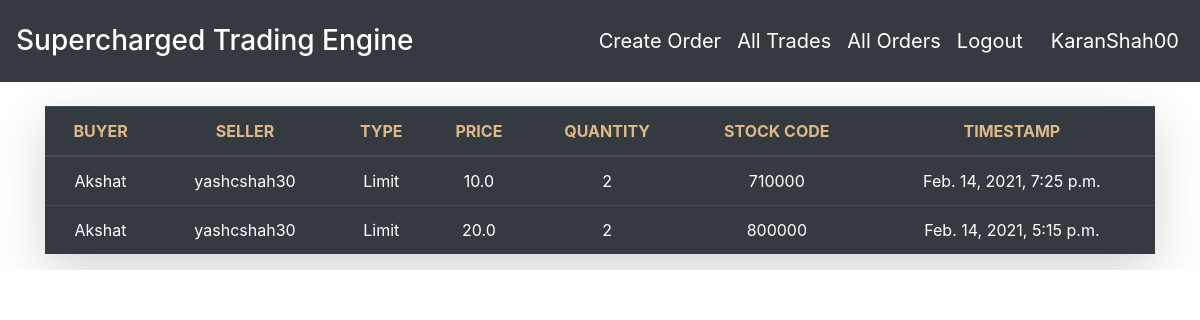
Page /trades/ (signed in) on the committed database.
### orders/models.py (models this page shows, shortened)
class Trade(models.Model):
    buyer = models.ForeignKey(User, on_delete=models.CASCADE, related_name='buyer_user')
    seller = models.ForeignKey(User, on_delete=models.CASCADE, related_name='seller_user')
    type = models.CharField(max_length=1, choices=TYPE_CHOICES)
    timestamp = models.DateTimeField(default=timezone.now)
    price = models.FloatField(default=0.0, validators=[MinValueValidator(0.0)])
    quantity = models.IntegerField(default=1, validators=[MinValueValidator(1)])
    stock_code = models.CharField(max_length=6, validators=[MinLengthValidator(6)])

### orders/views.py (the view)
# urls.py: path('trades/', TradeListView.as_view(), name = 'trades-list'),
class TradeListView(LoginRequiredMixin, ListView):
    model = Trade
    template_name = 'orders/trade_list.html'
    ordering =['-timestamp']
    context_object_name='trades'

### orders/templates/orders/trade_list.html (shortened to what this page needs)
<!DOCTYPE html>
<html lang="en">
<head>
  <link rel="stylesheet" href="https://maxcdn.bootstrapcdn.com/bootstrap/4.4.1/css/bootstrap.min.css">
</head>
<body>
  <nav class="navbar navbar-expand-sm bg-dark navbar-dark">
    <ul class="navbar-nav">
      <li class="nav-item active">
        <p class="text-light"><h3 style="color: white;">Supercharged Trading Engine</h3></p>
      </li>
    </ul>
    <ul class="navbar-nav ml-auto">
      <li class="nav-item">
        <a class="text-ligt nav-link" href="{%url 'order-create' %}" style="color: white;font-size: 20px;padding-right: 8px;">Create Order</a>
      </li>
      <li class="nav-item">
        <a class="text-ligt nav-link" href="{%url 'trades-list' %}" style="color: white;font-size: 20px;padding-right: 8px;">All Trades</a>
      </li>
      <li class="nav-item">
        <a class="text-ligt nav-link" href="{%url 'orders-list' %}" style="color: white;font-size: 20px;padding-right: 8px;">All Orders</a>
      </li>
      <li class="nav-item">
        <a class="text-ligt nav-link" href="{% url 'logout' %} " style="color: white; font-size: 20px;padding-right: 20px;">Logout</a>
      </li>
      <li class="nav-item">
        <a class="text-ligt nav-link" href="#" style="color: white;font-size: 20px;padding-right: 5px;">{{user.username}}</a>
      </li>
    </ul>
  </nav>
<br>
<div class="container">
  <table class="table table-dark table-hover shadow-lg">
    <thead>
      <tr>
        <th class="text-center font-weight-bolder  text-uppercase" style="color: burlywood;">Buyer</th>
        <th class="text-center font-weight-bolder  text-uppercase" style="color: burlywood;">Seller</th>
      <th class="text-center font-weight-bolder  text-uppercase" style="color: burlywood;">Type</th>
        <th class="text-center font-weight-bolder text-uppercase" style="color: burlywood;">Price</th>
        <th class="text-center font-weight-bolder text-uppercase" style="color: burlywood;">Quantity</th>
        <th class="text-center font-weight-bolder text-uppercase" style="color: burlywood;">Stock Code</th>
        <th class="text-center font-weight-bolder text-uppercase" style="color:burlywood;">Timestamp</th>
      </tr>
    </thead>
    <tbody>
        {%if trades%}
        {% for trade in trades%}
        <tr>
            <td class="text-center">{{trade.buyer}}</td>
            <td class="text-center">{{trade.seller}}</td>
          <td class="text-center">{{trade.get_type_display}}</td>
        <td class="text-center">{{trade.price}}</td>
        <td class="text-center">{{trade.quantity}}</td>
        <td class="text-center">{{trade.stock_code}}</td>
        <td class="text-center">{{trade.timestamp}}</td>
      </tr>
        {% endfor %}
        {% endif %}
    </tbody>
  </table>
</div>
</body>
</html

### orders/templates/orders/trade_list.html (style rules this page uses)
html, body { overflow-x: hidden; background-image: url("https://image.freepik.com/free-vector/business-candle-stick-graph-chart-stock-market-investment-trading-blue-background_62391-73.jpg"); background-size: cover; }

### rows in the picture
Trade: buyer "Akshat", seller "yashcshah30", type "Limit", price "10.0", quantity "2", stock_code "710000", timestamp "Feb. 14, 2021, 7:25 p.m."
Trade: buyer "Akshat", seller "yashcshah30", type "Limit", price "20.0", quantity "2", stock_code "800000", timestamp "Feb. 14, 2021, 5:15 p.m."

### other values in the picture
{{ user.username }} "KaranShah00"
